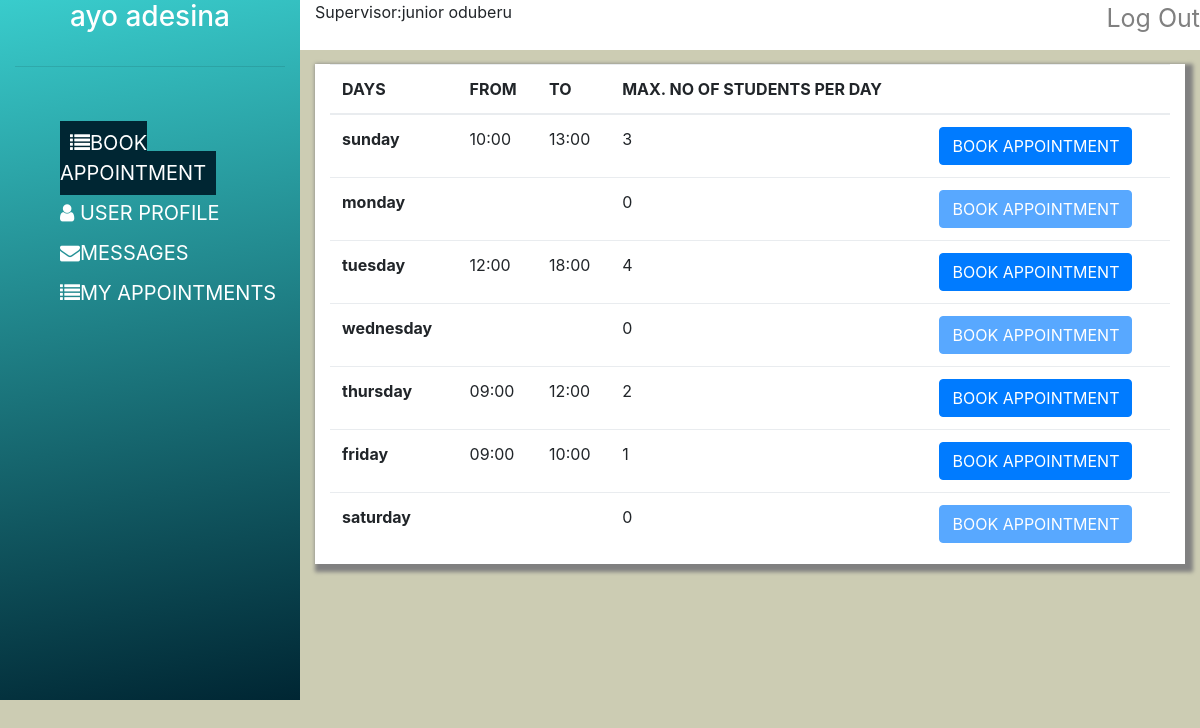
The app's page /dump/students_home_page.php (signed in) with its own data.
### tables this page shows
CREATE TABLE `appointment_schedule_junior_od` (
  `id` int(3) UNSIGNED NOT NULL,
  `days` varchar(30) NOT NULL,
  `from_time` varchar(30) DEFAULT NULL,
  `to_time` varchar(30) DEFAULT NULL,
  `max_num_students_per_day` int(3) NOT NULL
);

### dump/students_home_page.php (the view, shortened to what this page needs)
<?php
	include("db_connect.php");
?>
<?php
	$unread="";
    $user_name=$_SESSION['supervisor_user_name'];
	$full_name=  $_SESSION['fullName'];
	$query_message_table=$connect->query("SELECT * FROM message_$user_name WHERE receiver='".$full_name."' AND opened ='0' ");
	$query_message_table_count=count($query_message_table->fetchAll());
	if($query_message_table_count > 0){
		$unread= $query_message_table_count;
	}
	else{
		$unread="";
	}
?>
<!DOCTYPE html>
<html>
<head>
<link rel="stylesheet" href="css/bootstrap.min.css">
<link href="font-awesome-4.7.0/css/font-awesome.min.css" rel="stylesheet">
<link href="css/style.css" rel="stylesheet">
</head>
<body>
<div class="col-sm-12">
	<div class="row">
		<div class="col-sm-3 side_nav_supervisor bg-secondary">
			<h3 class="supervisor_heading"><?php echo $_SESSION['fullName']; ?></h3>
			<hr class="horizontal_line">
			<br>
			<ul class="supervisor_menu">
				<li class="supervisor_menu_list"><a href="students_home_page.php" class="supervisor_menu_link supervisor_menu_link_active"><i class="fa fa-list" aria-hidden="true"></i>BOOK APPOINTMENT </a></li>
				<li class="supervisor_menu_list"><a href="students_user_profile.php" class="supervisor_menu_link "><i class="fa fa-user" aria-hidden="true"></i> USER PROFILE</a></li>
				<li class="supervisor_menu_list"><a href="students_messages.php" class="supervisor_menu_link "><i class="fa fa-envelope" aria-hidden="true"></i>MESSAGES<sup><?php echo $unread; ?></sup></a></li>
				<li class="supervisor_menu_list"><a href="students_my_appointment.php" class="supervisor_menu_link "><i class="fa fa-list" aria-hidden="true"></i>MY APPOINTMENTS</a></li>
			</ul>
		</div>
		<div class="col-sm-9 body_supervisor">
			<p>Supervisor:<?php echo $_SESSION['supervisor_full_name']; ?></p>
			<a href="students_log_out.php" class="log_out">Log Out</a>
			<br>
			<div class="col-sm-12 body_book_appointment">
				<table class="table">
					<thead>
					    <tr>
					      <th scope="col">DAYS</th>
					      <th scope="col">FROM </th>
					      <th scope="col">TO </th>
					      <th scope="col">MAX. NO OF STUDENTS PER DAY</th>
					      <th scope="col"></th>
					    </tr>
				    </thead>
				    <tbody>
				   <?php
				   	$query_appointment_table=$connect->query("SELECT days,from_time,to_time,max_num_students_per_day FROM appointment_schedule_$user_name ");
				   	$query_appointment_list=  $query_appointment_table->fetchAll();
				   	foreach($query_appointment_list as $row){
				   		echo "<form method='post' action='students_home_page.php'>";
				   		echo "<tr>";
				   		echo "<th>". $row['days']."</th>" ;
				   		$day=$row['days'];
				   		echo "<td>". $row['from_time']."</td>" ;
				   		echo "<td>". $row['to_time']."</td>" ;
				   		echo "<td>". $row['max_num_students_per_day']."</td>";
				   		if ($row['max_num_students_per_day'] == 0){
				   			echo "<td><button type='submit' class='btn btn-primary disabled'>BOOK APPOINTMENT</button></td>";
				   		}
				   		else{
				   			echo "<td><input type='submit' class='btn btn-primary ' name='book_appointment_$day' value='BOOK APPOINTMENT'></td>";
				   		}
				   		echo "</tr>";
				   		echo "</form>";
				   	}
				   ?>
				</tbody>
				</table>
			</div>
		</div>
	</div>
</div>
</body>
</html>

### css/style.css (style rules this page uses)
body { background-color: #ccccb3; }
.btn { cursor: pointer; }
.side_nav_supervisor { background: linear-gradient(-10deg,#002633,#39CCCC); height: 700px; }
.body_supervisor { background-color: white; height: 50px; }
.log_out { position: absolute; top: 0; right: 0; color:gray; float: right; font-size: 25px; }
.supervisor_heading { text-align: center; color:white; }
.horizontal_line { border-color: 2px solid white; width:100%; }
.supervisor_menu_list { display: block; font-size: 20px; padding: 5px 5px; }
.supervisor_menu_link { color: white; width:100%; }
.supervisor_menu_link_active { background-color: #002633; padding: 10px; }
.body_book_appointment { background-color: white; height: 500px; box-shadow: 4px 4px 4px 4px gray; overflow-y:auto; }
hr { margin-top: 2rem; margin-bottom: 2rem; }

### records on screen
appointment_schedule_junior_od: days "sunday", from_time "10:00", to_time "13:00", max_num_students_per_day "3"
appointment_schedule_junior_od: days "monday", max_num_students_per_day "0", shows "BOOK APPOINTMENT"
appointment_schedule_junior_od: days "tuesday", from_time "12:00", to_time "18:00", max_num_students_per_day "4"
appointment_schedule_junior_od: days "wednesday", max_num_students_per_day "0", shows "BOOK APPOINTMENT"
appointment_schedule_junior_od: days "thursday", from_time "09:00", to_time "12:00", max_num_students_per_day "2"
appointment_schedule_junior_od: days "friday", from_time "09:00", to_time "10:00", max_num_students_per_day "1"
appointment_schedule_junior_od: days "saturday", max_num_students_per_day "0", shows "BOOK APPOINTMENT"

### other values on screen
$_SESSION['fullName'] "ayo adesina"
$_SESSION['supervisor_full_name'] "junior oduberu"
